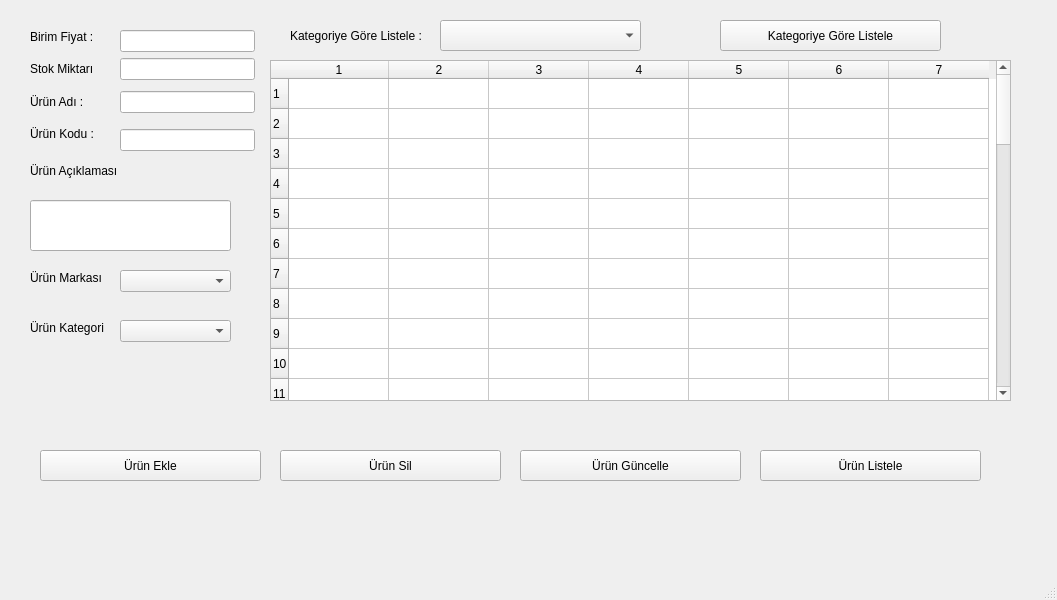
<?xml version="1.0" encoding="UTF-8"?>
<ui version="4.0">
 <class>MainWindow</class>
 <widget class="QMainWindow" name="MainWindow">
  <property name="geometry">
   <rect>
    <x>0</x>
    <y>0</y>
    <width>1057</width>
    <height>600</height>
   </rect>
  </property>
  <property name="windowTitle">
   <string>MainWindow</string>
  </property>
  <widget class="QWidget" name="centralwidget">
   <widget class="QLabel" name="label_5">
    <property name="geometry">
     <rect>
      <x>30</x>
      <y>160</y>
      <width>91</width>
      <height>21</height>
     </rect>
    </property>
    <property name="text">
     <string>Ürün Açıklaması :</string>
    </property>
   </widget>
   <widget class="QComboBox" name="comboBox_urunmarka">
    <property name="geometry">
     <rect>
      <x>120</x>
      <y>270</y>
      <width>111</width>
      <height>22</height>
     </rect>
    </property>
    <property name="currentIndex">
     <number>-1</number>
    </property>
    <item>
     <property name="text">
      <string>Apple</string>
     </property>
    </item>
    <item>
     <property name="text">
      <string>Samsung</string>
     </property>
    </item>
    <item>
     <property name="text">
      <string>Huawei</string>
     </property>
    </item>
    <item>
     <property name="text">
      <string>Xiaomi</string>
     </property>
    </item>
    <item>
     <property name="text">
      <string>Redmi</string>
     </property>
    </item>
    <item>
     <property name="text">
      <string>Oppo</string>
     </property>
    </item>
   </widget>
   <widget class="QComboBox" name="comboBox_urunkategori">
    <property name="geometry">
     <rect>
      <x>120</x>
      <y>320</y>
      <width>111</width>
      <height>22</height>
     </rect>
    </property>
    <property name="currentIndex">
     <number>-1</number>
    </property>
    <item>
     <property name="text">
      <string>Cep Telefonu</string>
     </property>
    </item>
    <item>
     <property name="text">
      <string>Tablet</string>
     </property>
    </item>
    <item>
     <property name="text">
      <string>Notebook</string>
     </property>
    </item>
    <item>
     <property name="text">
      <string>Kulaklık</string>
     </property>
    </item>
    <item>
     <property name="text">
      <string>Saat</string>
     </property>
    </item>
   </widget>
   <widget class="QLabel" name="label_6">
    <property name="geometry">
     <rect>
      <x>30</x>
      <y>270</y>
      <width>81</width>
      <height>16</height>
     </rect>
    </property>
    <property name="text">
     <string>Ürün Markası</string>
    </property>
   </widget>
   <widget class="QLabel" name="label_7">
    <property name="geometry">
     <rect>
      <x>30</x>
      <y>320</y>
      <width>81</width>
      <height>16</height>
     </rect>
    </property>
    <property name="text">
     <string>Ürün Kategori</string>
    </property>
   </widget>
   <widget class="QLineEdit" name="lineEdit_urunaciklamasi">
    <property name="geometry">
     <rect>
      <x>30</x>
      <y>200</y>
      <width>201</width>
      <height>51</height>
     </rect>
    </property>
   </widget>
   <widget class="QTableWidget" name="tableWidget_bilgi">
    <property name="geometry">
     <rect>
      <x>270</x>
      <y>60</y>
      <width>741</width>
      <height>341</height>
     </rect>
    </property>
    <property name="rowCount">
     <number>45</number>
    </property>
    <property name="columnCount">
     <number>7</number>
    </property>
    <row/>
    <row/>
    <row/>
    <row/>
    <row/>
    <row/>
    <row/>
    <row/>
    <row/>
    <row/>
    <row/>
    <row/>
    <row/>
    <row/>
    <row/>
    <row/>
    <row/>
    <row/>
    <row/>
    <row/>
    <row/>
    <row/>
    <row/>
    <row/>
    <row/>
    <row/>
    <row/>
    <row/>
    <row/>
    <row/>
    <row/>
    <row/>
    <row/>
    <row/>
    <row/>
    <row/>
    <row/>
    <row/>
    <row/>
    <row/>
    <row/>
    <row/>
    <row/>
    <row/>
    <row/>
    <column/>
    <column/>
    <column/>
    <column/>
    <column/>
    <column/>
    <column/>
   </widget>
   <widget class="QComboBox" name="comboBox_kategoriyegorelistele">
    <property name="geometry">
     <rect>
      <x>440</x>
      <y>20</y>
      <width>201</width>
      <height>31</height>
     </rect>
    </property>
    <property name="currentIndex">
     <number>-1</number>
    </property>
    <item>
     <property name="text">
      <string>Cep Telefonu</string>
     </property>
    </item>
    <item>
     <property name="text">
      <string>Tablet</string>
     </property>
    </item>
    <item>
     <property name="text">
      <string>Notebook</string>
     </property>
    </item>
    <item>
     <property name="text">
      <string>Kulaklık</string>
     </property>
    </item>
    <item>
     <property name="text">
      <string>Saat</string>
     </property>
    </item>
   </widget>
   <widget class="QLabel" name="label_8">
    <property name="geometry">
     <rect>
      <x>290</x>
      <y>25</y>
      <width>191</width>
      <height>21</height>
     </rect>
    </property>
    <property name="text">
     <string>Kategoriye Göre Listele :</string>
    </property>
   </widget>
   <widget class="QPushButton" name="pushButton_kategoriyegorelistele">
    <property name="geometry">
     <rect>
      <x>720</x>
      <y>20</y>
      <width>221</width>
      <height>31</height>
     </rect>
    </property>
    <property name="text">
     <string>Kategoriye Göre Listele</string>
    </property>
   </widget>
   <widget class="QPushButton" name="pushButton_urunekle">
    <property name="geometry">
     <rect>
      <x>40</x>
      <y>450</y>
      <width>221</width>
      <height>31</height>
     </rect>
    </property>
    <property name="text">
     <string>Ürün Ekle</string>
    </property>
   </widget>
   <widget class="QPushButton" name="pushButton_urunsil">
    <property name="geometry">
     <rect>
      <x>280</x>
      <y>450</y>
      <width>221</width>
      <height>31</height>
     </rect>
    </property>
    <property name="text">
     <string>Ürün Sil</string>
    </property>
   </widget>
   <widget class="QPushButton" name="pushButton_urunguncelle">
    <property name="geometry">
     <rect>
      <x>520</x>
      <y>450</y>
      <width>221</width>
      <height>31</height>
     </rect>
    </property>
    <property name="text">
     <string>Ürün Güncelle</string>
    </property>
   </widget>
   <widget class="QPushButton" name="pushButton_urunlistele">
    <property name="geometry">
     <rect>
      <x>760</x>
      <y>450</y>
      <width>221</width>
      <height>31</height>
     </rect>
    </property>
    <property name="text">
     <string>Ürün Listele</string>
    </property>
   </widget>
   <widget class="QWidget" name="layoutWidget">
    <property name="geometry">
     <rect>
      <x>30</x>
      <y>30</y>
      <width>64</width>
      <height>111</height>
     </rect>
    </property>
    <layout class="QVBoxLayout" name="verticalLayout">
     <item>
      <widget class="QLabel" name="label_3">
       <property name="text">
        <string>Birim Fiyat :</string>
       </property>
      </widget>
     </item>
     <item>
      <spacer name="verticalSpacer">
       <property name="orientation">
        <enum>Qt::Vertical</enum>
       </property>
       <property name="sizeHint" stdset="0">
        <size>
         <width>20</width>
         <height>40</height>
        </size>
       </property>
      </spacer>
     </item>
     <item>
      <widget class="QLabel" name="label_4">
       <property name="text">
        <string>Stok Miktarı :</string>
       </property>
      </widget>
     </item>
     <item>
      <spacer name="verticalSpacer_2">
       <property name="orientation">
        <enum>Qt::Vertical</enum>
       </property>
       <property name="sizeHint" stdset="0">
        <size>
         <width>20</width>
         <height>40</height>
        </size>
       </property>
      </spacer>
     </item>
     <item>
      <widget class="QLabel" name="label_2">
       <property name="text">
        <string>Ürün Adı :</string>
       </property>
      </widget>
     </item>
     <item>
      <spacer name="verticalSpacer_3">
       <property name="orientation">
        <enum>Qt::Vertical</enum>
       </property>
       <property name="sizeHint" stdset="0">
        <size>
         <width>20</width>
         <height>40</height>
        </size>
       </property>
      </spacer>
     </item>
     <item>
      <widget class="QLabel" name="label">
       <property name="text">
        <string>Ürün Kodu :</string>
       </property>
      </widget>
     </item>
    </layout>
   </widget>
   <widget class="QWidget" name="layoutWidget">
    <property name="geometry">
     <rect>
      <x>120</x>
      <y>30</y>
      <width>135</width>
      <height>126</height>
     </rect>
    </property>
    <layout class="QVBoxLayout" name="verticalLayout_2">
     <item>
      <widget class="QLineEdit" name="lineEdit_birimfiyat"/>
     </item>
     <item>
      <widget class="QLineEdit" name="lineEdit_stokmiktari"/>
     </item>
     <item>
      <spacer name="verticalSpacer_4">
       <property name="orientation">
        <enum>Qt::Vertical</enum>
       </property>
       <property name="sizeHint" stdset="0">
        <size>
         <width>20</width>
         <height>40</height>
        </size>
       </property>
      </spacer>
     </item>
     <item>
      <widget class="QLineEdit" name="lineEdit_urunadi"/>
     </item>
     <item>
      <spacer name="verticalSpacer_5">
       <property name="orientation">
        <enum>Qt::Vertical</enum>
       </property>
       <property name="sizeHint" stdset="0">
        <size>
         <width>20</width>
         <height>40</height>
        </size>
       </property>
      </spacer>
     </item>
     <item>
      <spacer name="verticalSpacer_6">
       <property name="orientation">
        <enum>Qt::Vertical</enum>
       </property>
       <property name="sizeHint" stdset="0">
        <size>
         <width>20</width>
         <height>40</height>
        </size>
       </property>
      </spacer>
     </item>
     <item>
      <widget class="QLineEdit" name="lineEdit_urunkodu"/>
     </item>
     <item>
      <spacer name="verticalSpacer_7">
       <property name="orientation">
        <enum>Qt::Vertical</enum>
       </property>
       <property name="sizeHint" stdset="0">
        <size>
         <width>20</width>
         <height>40</height>
        </size>
       </property>
      </spacer>
     </item>
    </layout>
   </widget>
  </widget>
  <widget class="QMenuBar" name="menubar">
   <property name="geometry">
    <rect>
     <x>0</x>
     <y>0</y>
     <width>1057</width>
     <height>21</height>
    </rect>
   </property>
  </widget>
  <widget class="QStatusBar" name="statusbar"/>
 </widget>
 <resources/>
 <connections/>
</ui>
